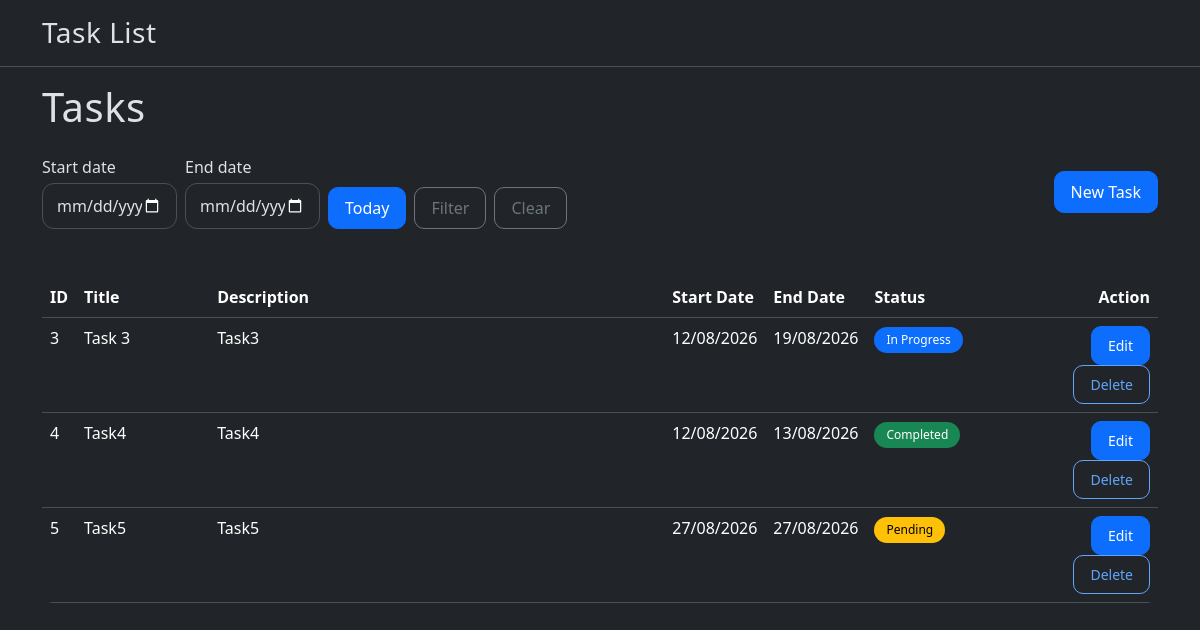
The page / on the database its author committed.
### tasklist/models.py (models this page shows, shortened)
class Task(models.Model):
    class Status(models.TextChoices):
        PENDING = "PENDING", "Pending"
        IN_PROGRESS = "IN_PROGRESS", "In Progress"
        COMPLETED = "COMPLETED", "Completed"
    title = models.CharField(max_length=200)
    description = models.CharField(max_length=300)
    status = models.CharField(
        max_length=20,
        choices=Status.choices,
        default=Status.PENDING,
    )
    start_date = models.DateField(null=True, blank=True)
    end_date = models.DateField(null=True, blank=True)
    concluded = models.BooleanField(default=False)
    created_at = models.DateField(auto_now_add=True)

### tasklist/views.py (the view)
# urls.py: path("", views.tasklist, name="tasklist"),
def tasklist(request):
    tasks = Task.objects.all()
    start_date = request.GET.get("start_date")
    end_date = request.GET.get("end_date")
    if start_date and end_date:
        tasks = tasks.filter(
            start_date__lte=end_date,
            end_date__gte=start_date,
        )
    elif start_date:
        tasks = tasks.filter(
            end_date__gte=start_date
        )
    elif end_date:
        tasks = tasks.filter(
            start_date__lte=end_date
        )
    context = {
        "tasks": tasks,
        "start_date": start_date,
        "end_date": end_date,
    }
    return render(request, "tasklist/task_list.html", context)

### tasklist/templates/tasklist/task_list.html (shortened to what this page needs)
{% extends 'base.html' %}
{% block content %}
<div class="container mt-3">
    <h1 class="mb-4">Tasks</h1>
    <div class="d-flex justify-content-between align-items-end mb-4">
        <form method="GET" id="filterForm">
            <div class="d-flex align-items-end gap-2">
                <div>
                    <label class="form-label mb-1">
                        Start date
                    </label>
                    <input
                        type="date"
                        name="start_date"
                        class="form-control date-filter-input"
                        value="{{ start_date|default:'' }}">
                </div>
            <div>
                <label class="form-label mb-1">
                    End date
                </label>
                <input
                    type="date"
                    name="end_date"
                    class="form-control date-filter-input"
                    value="{{ end_date|default:'' }}">
            </div>
            <button
                type="button"
                class="btn btn-primary"
                onclick="setToday()">
                Today
            </button>
            <button type="submit" class="btn btn-outline-secondary">
                Filter
            </button>
            <a href="{% url 'tasklist' %}" class="btn btn-outline-secondary">
                Clear
            </a>
            </div>
        </form>
    <a href="{% url 'task_create' %}" class="btn btn-primary mb-3">
        New Task
    </a>
</div>
<br>
<div class="table-responsive">
    <table class="table table-hover w-100">
        <thead>
            <tr>
                <th>ID</th>
                <th class="task-title">Title</th>
                <th class="task-description">Description</th>
                <th class="task-startdate">Start Date</th>
                <th class="task-enddate">End Date</th>
                <th class="task-status">Status</th>
                <th class="task-action text-end">Action</th>
            </tr>
        </thead>
        <tbody>
            {% for task in tasks %}
            <tr>
                <td>{{ task.id }}</td>
                <td>{{ task.title }}</td>
                <td>{{ task.description }}</td>
                <td>{{ task.start_date|date:"d/m/Y" }}</td>
                <td>{{ task.end_date|date:"d/m/Y" }}</td>
                <td>
                    {% if task.status == "PENDING" %}
                    <span class="badge text-bg-warning">
                        Pending
                    </span>
                    {% elif task.status == "IN_PROGRESS" %}
                    <span class="badge text-bg-primary">
                        In Progress
                    </span>
                    {% elif task.status == "COMPLETED" %}
                    <span class="badge text-bg-success">
                        Completed
                    </span>
                    {% endif %}
                </td>
                <td class="text-end">
                    <a href="{% url 'task_update' task.pk %}" class="btn btn-sm btn-primary">
                        Edit
                    </a>
                    <a href="{% url 'task_delete' task.pk %}" class="btn btn-sm btn-outline-primary">
                        Delete
                    </a>
                </td>
            </tr>
            {% empty %}
            <tr>
                <td colspan="7" class="py-3 text-start">
                    No task found.
                </td>
            </tr>
            {% endfor %}
        </tbody>
    </table>
</div>
</div>
{% endblock %}

### templates/base.html (shortened to what this page needs)
{% load static %}
<!DOCTYPE html>
<html lang="pt" data-bs-theme="dark">
<head>
    <link href="https://cdn.jsdelivr.net/npm/bootstrap@5.3.8/dist/css/bootstrap.min.css" rel="stylesheet">
    <link rel="stylesheet" href="https://cdn.jsdelivr.net/npm/bootstrap-icons@1.13.1/font/bootstrap-icons.min.css">
    <link rel="stylesheet" href="{% static 'css/style.css' %}">
</head>
<body>
    <header class="border-bottom">
        <div class="container">
            <div class="d-flex justify-content-between align-items-center py-3">
                <h1 class="h3 mb-0">
                    Task List
                </h1>
            </div>
        </div>
    </header>
    <main>
        {% block content %}
        {% endblock %}
    </main>
</body>
</html>

### static/css/style.css (style rules this page uses)
.btn-outline-primary { color:#60a5fa; border-color:#60a5fa; }
h1 { front-weight:700; letter-spacing:.5px; }
th { font-weight:600; }
.table tbody tr { transition: .2s; }
.form-control, .form-select { border-radius: 12px; padding: 10px 14px; }
.btn { border-radius: 10px; padding: 8px 16px; }
.table { border-radius: 12px; overflow: hidden; }
.task-title { width: 15%; }
.task-description { width: 55%; }
.task-status { width: 15%; }
.task-action { width: 15%; }
.badge { border-radius: 20px; padding: 7px 12px; font-weight: 500; }
.date-filter-input { width: 135px; cursor: pointer; }
.task-startdate, .task-enddate { white-space: nowrap; }

### rows shown on the page
Task: id "3", title "Task 3", description "Task3", start_date "12/08/2026", end_date "19/08/2026", status "In Progress"
Task: id "4", title "Task4", description "Task4", start_date "12/08/2026", end_date "13/08/2026", status "Completed"
Task: id "5", title "Task5", description "Task5", start_date "27/08/2026", end_date "27/08/2026", status "Pending"
